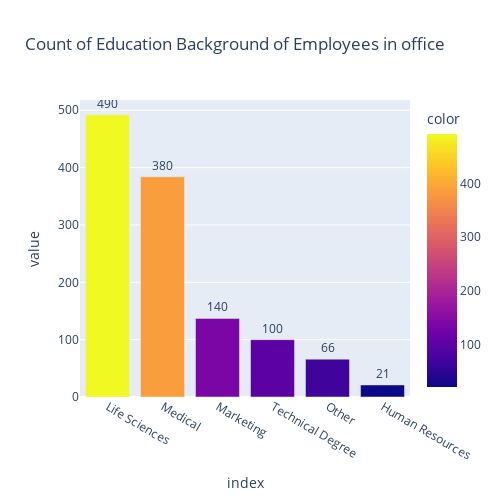

The notebook cell saved with this chart:
### Code cell
fig= px.bar(data['EducationBackground'].value_counts(), color=data['EducationBackground'].value_counts(),
      height=500, width=500, title="Count of Education Background of Employees in office",
      text=data['EducationBackground'].value_counts())

fig.update_traces(texttemplate='%{text:.2s}', textposition='outside')
fig.update_layout(uniformtext_minsize=8)
fig.show()

### Figure 1 — Plotly figure (JSON) as saved in the notebook; plotly's stock layout.template omitted (floating-point values rounded to 4 significant figures)
{"data": [{"alignmentgroup": "True", "hovertemplate": "index=%{x}<br>value=%{y}<br>text=%{text}<br>color=%{marker.color}<extra></extra>", "legendgroup": "", "marker": {"color": [492, 384, 137, 100, 66, 21], "coloraxis": "coloraxis"}, "name": "", "offsetgroup": "", "orientation": "v", "showlegend": false, "text": [492, 384, 137, 100, 66, 21], "textposition": "outside", "texttemplate": "%{text:.2s}", "type": "bar", "x": ["Life Sciences", "Medical", "Marketing", "Technical Degree", "Other", "Human Resources"], "xaxis": "x", "y": [492, 384, 137, 100, 66, 21], "yaxis": "y"}], "layout": {"barmode": "relative", "coloraxis": {"colorbar": {"title": {"text": "color"}}, "colorscale": [[0, "#0d0887"], [0.1111, "#46039f"], [0.2222, "#7201a8"], [0.3333, "#9c179e"], [0.4444, "#bd3786"], [0.5556, "#d8576b"], [0.6667, "#ed7953"], [0.7778, "#fb9f3a"], [0.8889, "#fdca26"], [1, "#f0f921"]]}, "height": 500, "legend": {"tracegroupgap": 0}, "title": {"text": "Count of Education Background of Employees in office"}, "uniformtext": {"minsize": 8}, "width": 500, "xaxis": {"anchor": "y", "domain": [0, 1], "title": {"text": "index"}}, "yaxis": {"anchor": "x", "domain": [0, 1], "title": {"text": "value"}}}}
